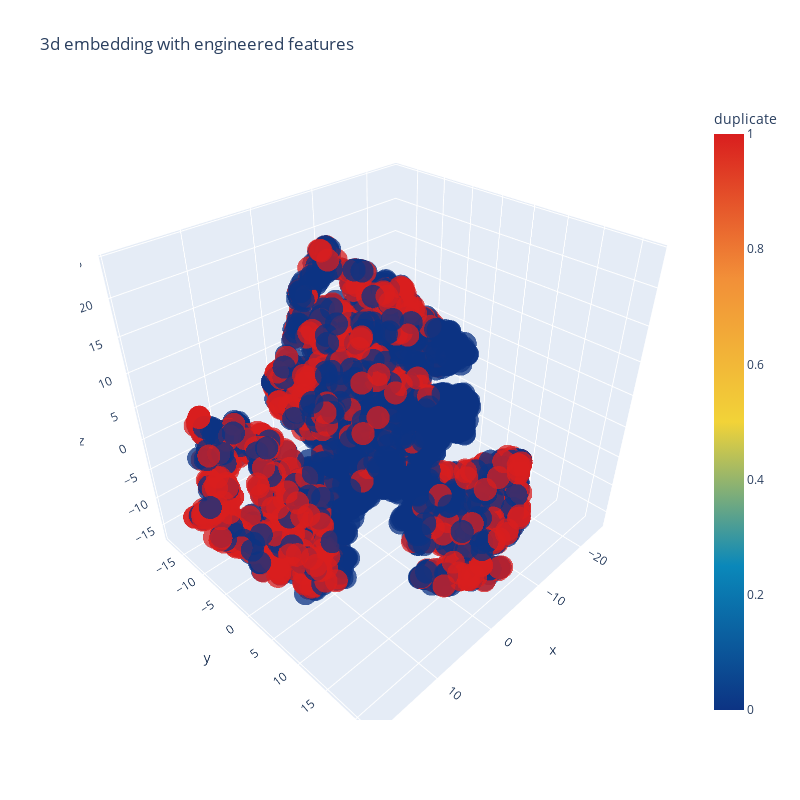

Source (notebook cell):
### Code cell
tsne3d = TSNE(
    n_components=3,
    init='random', # pca
    random_state=101,
    method='barnes_hut',
    n_iter=1000,
    verbose=2,
    angle=0.5
).fit_transform(X)

trace1 = go.Scatter3d(
    x=tsne3d[:,0],
    y=tsne3d[:,1],
    z=tsne3d[:,2],
    mode='markers',
    marker=dict(
        sizemode='diameter',
        color = y,
        colorscale = 'Portland',
        colorbar = dict(title = 'duplicate'),
        line=dict(color='rgb(255, 255, 255)'),
        opacity=0.75
    )
)

data=[trace1]
layout=dict(height=800, width=800, title='3d embedding with engineered features')
fig=dict(data=data, layout=layout)
py.iplot(fig, filename='3DBubble')

### Figure 1 — Plotly figure (JSON) as saved in the notebook; plotly's stock layout.template omitted (floating-point values rounded to 4 significant figures; data arrays with more than 128 entries replaced by an {"elided": "..."} marker saying what was removed)
{"data": [{"y": {"elided": "5000 float values"}, "mode": "markers", "marker": {"opacity": 0.75, "colorscale": [[0, "rgb(12,51,131)"], [0.25, "rgb(10,136,186)"], [0.5, "rgb(242,211,56)"], [0.75, "rgb(242,143,56)"], [1, "rgb(217,30,30)"]], "color": {"elided": "5000 int values"}, "colorbar": {"title": {"text": "duplicate"}}, "sizemode": "diameter", "line": {"color": "rgb(255, 255, 255)"}}, "x": {"elided": "5000 float values"}, "z": {"elided": "5000 float values"}, "type": "scatter3d"}], "layout": {"width": 800, "title": {"text": "3d embedding with engineered features"}, "height": 800}}
